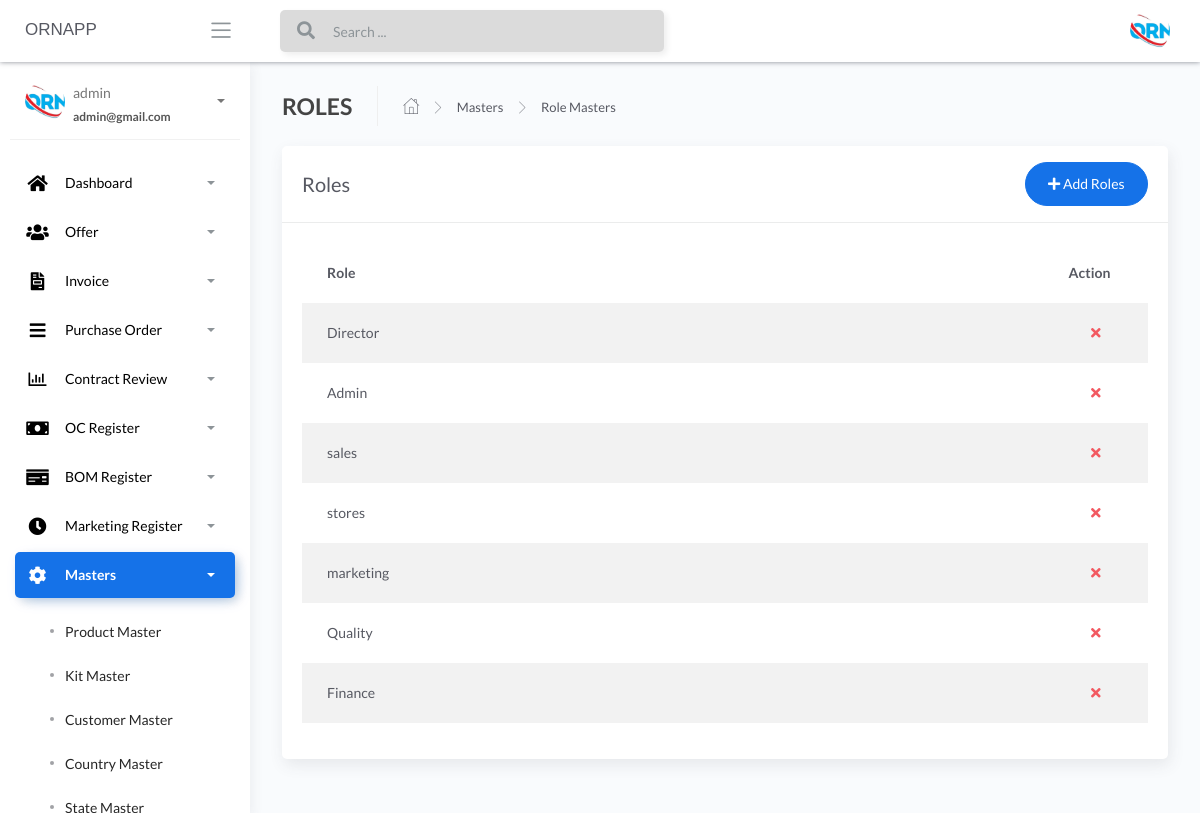
/Role-masters (signed in), run on an earlier commit of the app's database.
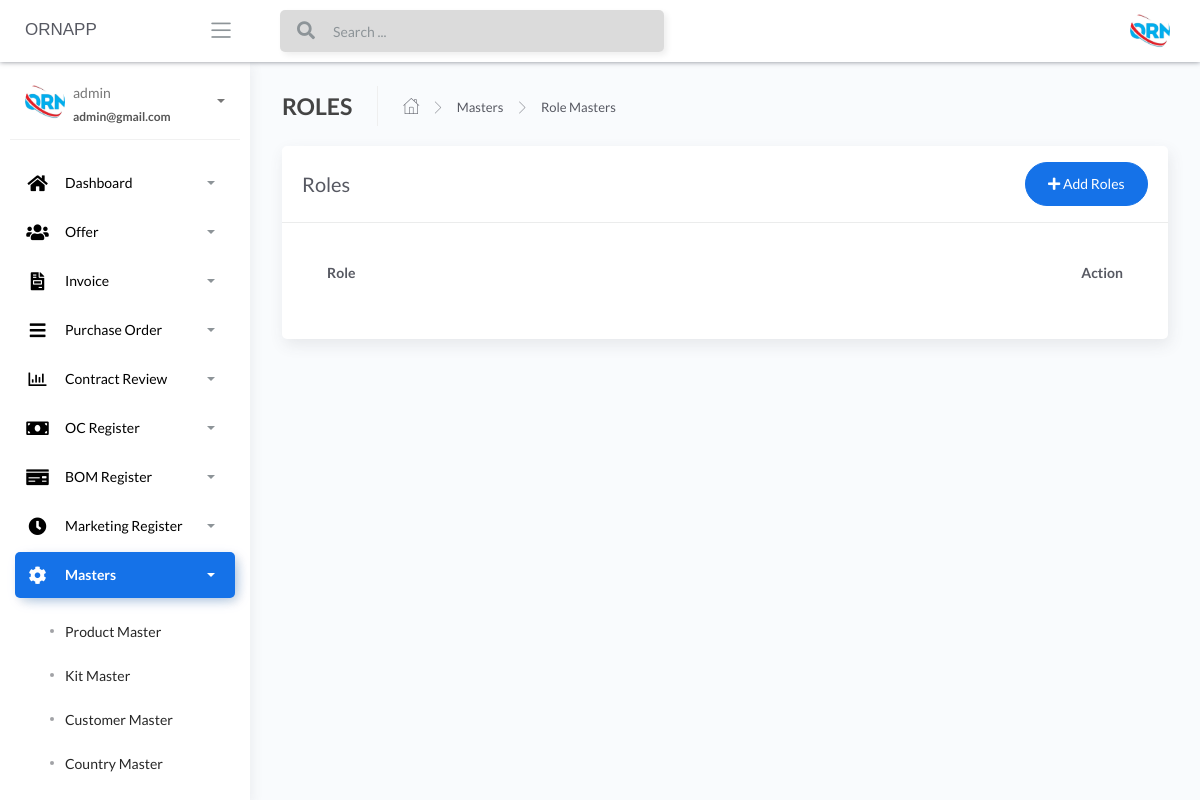
And on a later commit of the database.
### apps/home/models.py (models this page shows, shortened)
class RoleMaster(db.Model):
    __tablename__ = "RoleMaster"
    id = db.Column(db.Integer, primary_key=True)
    role_name = db.Column(db.String())

### apps/home/routes.py (the view, shortened to what this page needs)
@blueprint.route('/Role-masters', methods=['GET', 'POST'])
@login_required
def Role_masters():
    if request.method == 'GET':
        users = RoleMaster.query.all()
        return render_template('home/Role-masters.html', users=users, segment='Role-masters')

### apps/__init__.py (called while the page is built)
def configure_database(app):
    @app.before_first_request
    def initialize_database():
        db.create_all()
    @app.teardown_request
    def shutdown_session(exception=None):
        db.session.remove()

### apps/authentication/models.py (called while the page is built)
@login_manager.user_loader
def user_loader(id):
    return Users.query.filter_by(id=id).first()

### apps/templates/home/Role-masters.html (shortened to what this page needs)
{% extends "layouts/base.html" %}
{% block content %}
	<div class="content">
		<div class="page-inner">
			<div class="page-header">
				<h4 class="page-title">ROLES</h4>
				<ul class="breadcrumbs">
					<li class="nav-home">
						<a href="#">
							<i class="flaticon-home"></i>
						</a>
					</li>
					<li class="separator">
						<i class="flaticon-right-arrow"></i>
					</li>
					<li class="nav-item">
						<a href="#">Masters</a>
					</li>
					<li class="separator">
						<i class="flaticon-right-arrow"></i>
					</li>
					<li class="nav-item">
						<a href="#">Role Masters</a>
					</li>
				</ul>
			</div>
			<div class="row">
				<div class="col-md-12">
					<div class="card">
						<div class="card-header">
							<div class="d-flex align-items-center">
								<h4 class="card-title">Roles</h4>
								<button class="btn btn-primary btn-round ml-auto" data-toggle="modal" data-target="#addRowModal">
									<i class="fa fa-plus"></i>
									Add Roles
								</button>
							</div>
						</div>
						<div class="card-body">
							<div class="table-responsive">
								<table id="add-row" class="display table table-striped table-hover" >
									<thead>
										<tr>
											<th>Role</th>
											<th style="width: 10%">Action</th>
										</tr>
									</thead>
									<tbody>
										{% for user in users %}
											<tr
											{% if loop.index %2==0 %}
											{% else %}
											{% endif %}
											>
											<td>{{user.role_name}}</td>
											<td>
											<div class="form-button-action">
											<span style="font-size: 24px;color:red;">
											<a href="/{{user.id}}/deleterole" type="button" data-toggle="tooltip" title="" class="btn btn-link btn-danger" data-original-title="Remove"> <i class="fas fa-times"></i></a>
											</span>
											</div>
											</td>
										</tr>
									{% endfor %}
									</tbody>
								</table>
							</div>
						</div>
					</div>
				</div>
			</div>
		</div>
	</div>
{% endblock content %}

What changed in the data, as far as the page shows it:
removed RoleMaster: role_name "Director"
removed RoleMaster: role_name "Admin"
removed RoleMaster: role_name "sales"
removed RoleMaster: role_name "stores"
removed RoleMaster: role_name "marketing"
removed RoleMaster: role_name "Quality"
removed RoleMaster: role_name "Finance"
